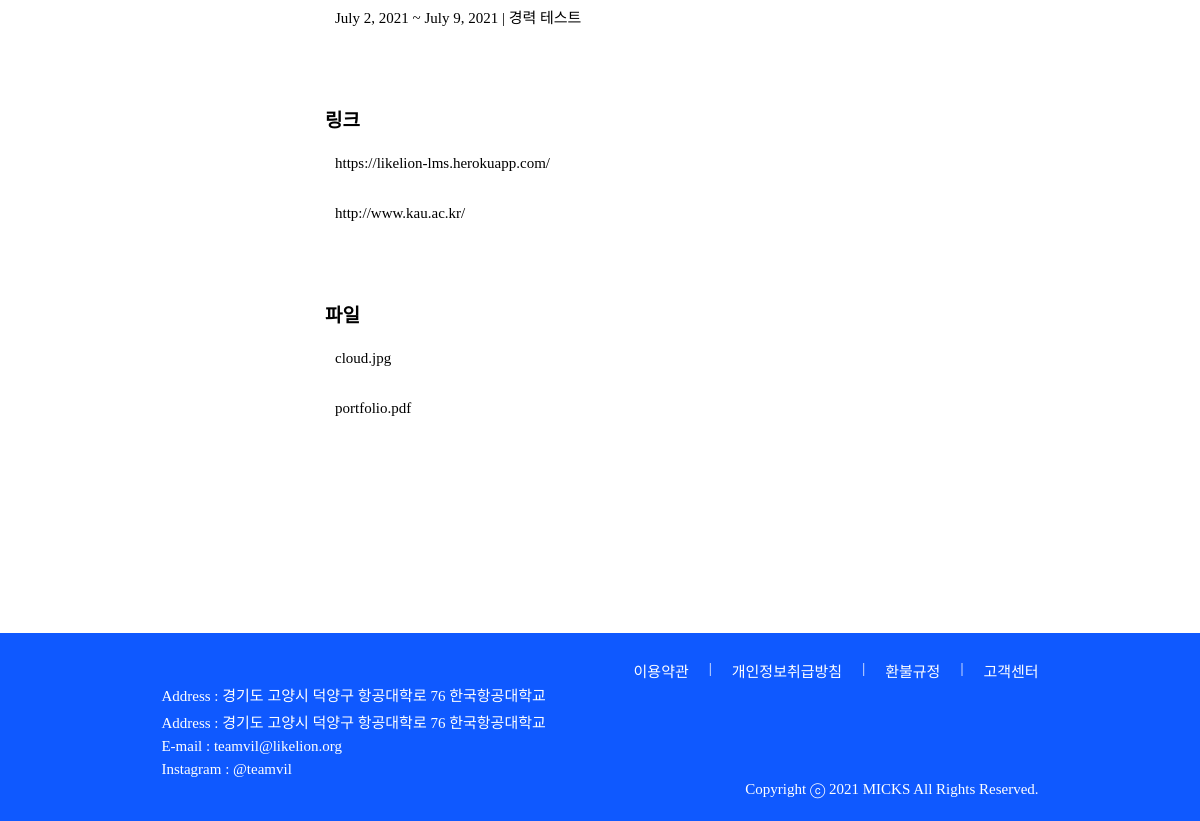
The page /member/member_detail/1 (lower part) on the database as committed earlier.
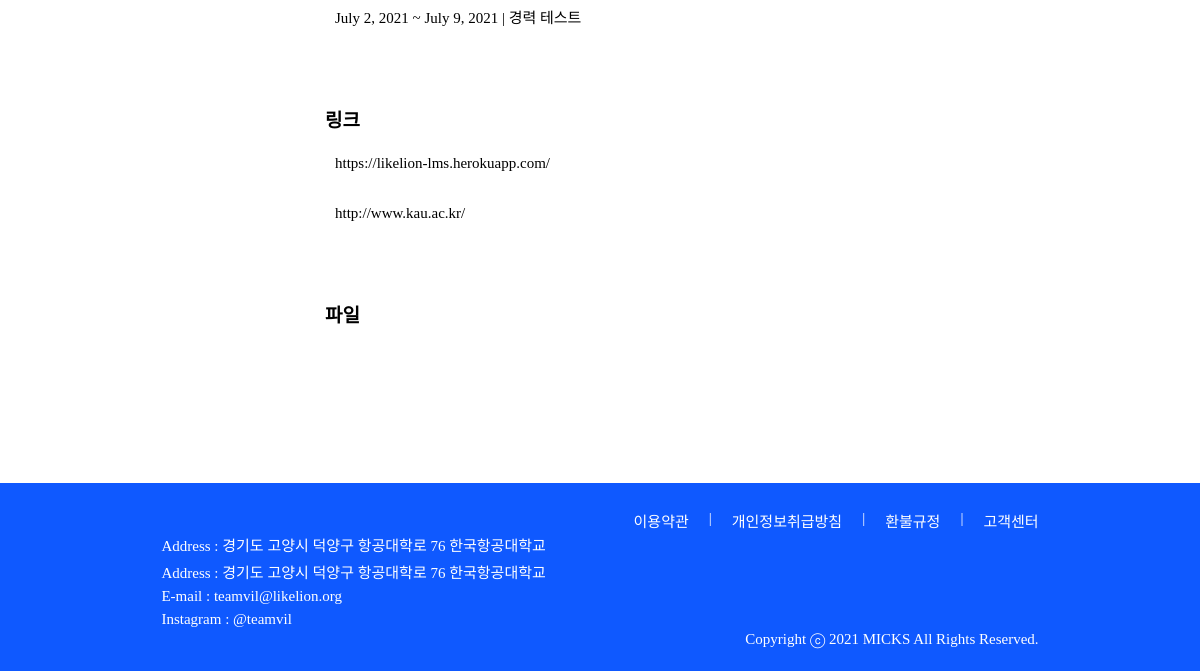
The same page on the database as committed later.
### account/models.py (models this page shows, shortened)
class User_carrer(models.Model):
    user_id = models.ForeignKey(User, on_delete = models.CASCADE, db_column="user_id")
    start_date = models.DateField()
    end_date = models.DateField()
    content = models.TextField()

class User_link(models.Model):
    user_id = models.ForeignKey(User, on_delete = models.CASCADE, db_column="user_id")
    link = models.CharField(max_length=45)

class User_file(models.Model):
    user_id = models.ForeignKey(User, on_delete = models.CASCADE, db_column="user_id")
    file = models.FileField()

### account/views.py (the view)
# urls.py: path('member_detail/<int:profile_id>', views.member_detail, name = "member_detail"),
def member_detail(request, profile_id):
    profile = Profile.objects.get(id = profile_id)
    carrers = User_carrer.objects.filter(user_id = profile.user_id)
    user_links = User_link.objects.filter(user_id = profile.user_id)
    user_files = User_file.objects.filter(user_id = profile.user_id)
    return render(request, "member_detail.html", {"profile":profile, "carrers":carrers,
                "user_links": user_links, "user_files": user_files})

### teamvil/templatetags/custom_tags.py (called while the page is built)
@register.simple_tag
def getAge(birthday):
    now = int(datetime.datetime.today().year)
    birthday = int(birthday.strftime('%Y'))
    return now - birthday

### account/templates/member_detail.html (shortened to what this page needs)
<!DOCTYPE html>
<html lang="en">
    {% load static %}
    {% load custom_tags %}
    <head>
        <link rel="stylesheet" href="{% static 'css/base.css' %}">
        <link rel="stylesheet" href="{% static 'css/member_detail.css' %}">
    </head>
    <body>
        <div class="member_detail-profile-etc-container">
            <div class="member_detail-profile-etc">
                <p class="member_detail-profile-etc-body spoqa-light">
                {% if profile.isCarrer %}
                    {% for carrer in carrers %}
                        {{carrer.start_date}} ~ {{carrer.end_date}} | {{carrer.content}}
                    {% endfor %}
                {% endif %}
                </p>
                <p class="member_detail-profile-etc-title spoqa-bold">링크</p>
                <p class="member_detail-profile-etc-body spoqa-light">
                {% if profile.isLink %}
                {% for user_link in user_links %}
                {{user_link.link}}
                {% endfor %}
                {% endif %}
                </p>
                <p class="member_detail-profile-etc-title spoqa-bold">파일</p>
                <p class="member_detail-profile-etc-body spoqa-light">
                {% if profile.isFile %}
                {% for user_file in user_files %}
                {{user_file.file}}
                {% endfor %}
                {% endif %}
                </p>
            </div>
        </div>
        {% include 'footer.html' %}
    </body>
</html>

Rows that differ between the two databases and show on the page:
removed User_file: file "cloud.jpg"
removed User_file: file "portfolio.pdf"
